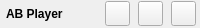
     <widget class="QFrame" name="topFrame">
      <property name="minimumSize">
       <size>
        <width>0</width>
        <height>28</height>
       </size>
      </property>
      <property name="maximumSize">
       <size>
        <width>16777215</width>
        <height>28</height>
       </size>
      </property>
      <layout class="QHBoxLayout" name="horizontalLayout_2">
       <property name="spacing">
        <number>0</number>
       </property>
       <property name="leftMargin">
        <number>6</number>
       </property>
       <property name="topMargin">
        <number>0</number>
       </property>
       <property name="rightMargin">
        <number>0</number>
       </property>
       <property name="bottomMargin">
        <number>0</number>
       </property>
       <item>
        <widget class="QLabel" name="logo">
         <property name="font">
          <font>
           <family>Arial</family>
           <weight>75</weight>
           <bold>true</bold>
          </font>
         </property>
         <property name="text">
          <string>AB Player</string>
         </property>
        </widget>
       </item>
       <item>
        <widget class="QFrame" name="topBtnFrame">
         <property name="sizePolicy">
          <sizepolicy hsizetype="Preferred" vsizetype="Expanding">
           <horstretch>0</horstretch>
           <verstretch>0</verstretch>
          </sizepolicy>
         </property>
         <property name="maximumSize">
          <size>
           <width>100</width>
           <height>16777215</height>
          </size>
         </property>
         <layout class="QHBoxLayout" name="horizontalLayout">
          <property name="leftMargin">
           <number>0</number>
          </property>
          <property name="topMargin">
           <number>0</number>
          </property>
          <property name="rightMargin">
           <number>0</number>
          </property>
          <property name="bottomMargin">
           <number>0</number>
          </property>
          <item>
           <widget class="QPushButton" name="minimizeAppBtn">
            <property name="minimumSize">
             <size>
              <width>25</width>
              <height>25</height>
             </size>
            </property>
            <property name="maximumSize">
             <size>
              <width>25</width>
              <height>25</height>
             </size>
            </property>
            <property name="icon">
             <iconset resource="resources/icons.qrc">
              <normaloff>:/other/dash.svg</normaloff>:/other/dash.svg</iconset>
            </property>
            <property name="iconSize">
             <size>
              <width>14</width>
              <height>14</height>
             </size>
            </property>
           </widget>
          </item>
          <item>
           <widget class="QPushButton" name="fullscreenAppBtn">
            <property name="minimumSize">
             <size>
              <width>25</width>
              <height>25</height>
             </size>
            </property>
            <property name="maximumSize">
             <size>
              <width>25</width>
              <height>25</height>
             </size>
            </property>
            <property name="icon">
             <iconset resource="resources/icons.qrc">
              <normaloff>:/other/square.svg</normaloff>:/other/square.svg</iconset>
            </property>
            <property name="iconSize">
             <size>
              <width>14</width>
              <height>14</height>
             </size>
            </property>
           </widget>
          </item>
          <item>
           <widget class="QPushButton" name="closeAppBtn">
            <property name="minimumSize">
             <size>
              <width>25</width>
              <height>25</height>
             </size>
            </property>
            <property name="maximumSize">
             <size>
              <width>25</width>
              <height>25</height>
             </size>
            </property>
            <property name="icon">
             <iconset resource="resources/icons.qrc">
              <normaloff>:/other/x.svg</normaloff>:/other/x.svg</iconset>
            </property>
            <property name="iconSize">
             <size>
              <width>14</width>
              <height>14</height>
             </size>
            </property>
           </widget>
          </item>
         </layout>
        </widget>
       </item>
      </layout>
     </widget>
